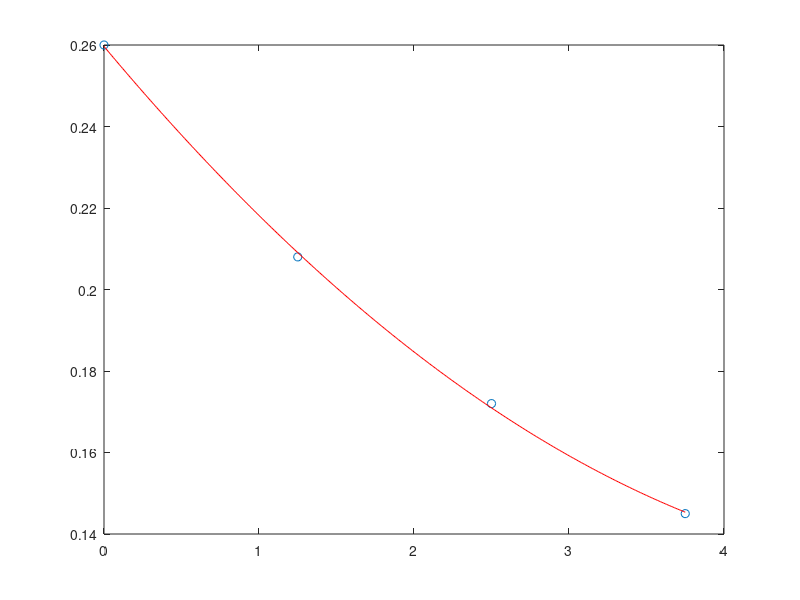

This figure's MATLAB source:
%modelo quadratico -- polinomio grau 2
%reta - polinomio grau 1
clear all
x=[0 1.25 2.5 3.75]
f=[0.260 0.208 0.172 0.145]
[P2,S2] = polyfit(x,f,2) %P2 - coeficientes do polinomio
SQR = S2.normr^2 %calcula a soma do quadrado dos residuos

%%representação do polinomio
novo_x=0:0.01:3.75;
novo_f=polyval(P2,novo_x); %avalia o novo_x em p2
plot(x,f,'o',novo_x,novo_f,'r')
